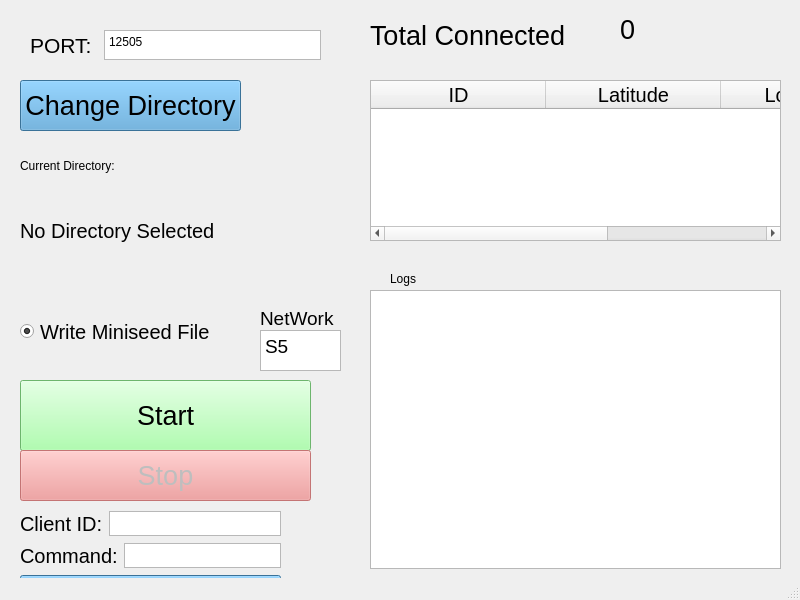
<?xml version="1.0" encoding="UTF-8"?>
<ui version="4.0">
 <class>MainWindow</class>
 <widget class="QMainWindow" name="MainWindow">
  <property name="geometry">
   <rect>
    <x>0</x>
    <y>0</y>
    <width>800</width>
    <height>600</height>
   </rect>
  </property>
  <property name="windowTitle">
   <string>CN Ontario</string>
  </property>
  <widget class="QWidget" name="centralwidget">
   <widget class="QPushButton" name="direc">
    <property name="geometry">
     <rect>
      <x>20</x>
      <y>80</y>
      <width>221</width>
      <height>51</height>
     </rect>
    </property>
    <property name="font">
     <font>
      <pointsize>20</pointsize>
     </font>
    </property>
    <property name="styleSheet">
     <string notr="true">background-color:#51a0d5</string>
    </property>
    <property name="text">
     <string>Change Directory</string>
    </property>
   </widget>
   <widget class="QLabel" name="label_3">
    <property name="geometry">
     <rect>
      <x>20</x>
      <y>150</y>
      <width>291</width>
      <height>31</height>
     </rect>
    </property>
    <property name="text">
     <string>Current Directory:</string>
    </property>
   </widget>
   <widget class="QPushButton" name="start">
    <property name="geometry">
     <rect>
      <x>20</x>
      <y>380</y>
      <width>291</width>
      <height>71</height>
     </rect>
    </property>
    <property name="font">
     <font>
      <pointsize>20</pointsize>
     </font>
    </property>
    <property name="autoFillBackground">
     <bool>false</bool>
    </property>
    <property name="styleSheet">
     <string notr="true">background-color: rgb(152, 254, 152);</string>
    </property>
    <property name="text">
     <string>Start</string>
    </property>
   </widget>
   <widget class="QLabel" name="label_9">
    <property name="geometry">
     <rect>
      <x>390</x>
      <y>270</y>
      <width>67</width>
      <height>17</height>
     </rect>
    </property>
    <property name="text">
     <string>Logs</string>
    </property>
   </widget>
   <widget class="QWidget" name="layoutWidget">
    <property name="geometry">
     <rect>
      <x>30</x>
      <y>20</y>
      <width>291</width>
      <height>51</height>
     </rect>
    </property>
    <layout class="QHBoxLayout" name="horizontalLayout">
     <item>
      <widget class="QLabel" name="label">
       <property name="font">
        <font>
         <pointsize>16</pointsize>
        </font>
       </property>
       <property name="text">
        <string>PORT: </string>
       </property>
      </widget>
     </item>
     <item>
      <widget class="QPlainTextEdit" name="portText">
       <property name="maximumSize">
        <size>
         <width>99999</width>
         <height>30</height>
        </size>
       </property>
       <property name="layoutDirection">
        <enum>Qt::LeftToRight</enum>
       </property>
       <property name="styleSheet">
        <string notr="true"/>
       </property>
       <property name="plainText">
        <string>12505</string>
       </property>
      </widget>
     </item>
    </layout>
   </widget>
   <widget class="QWidget" name="layoutWidget">
    <property name="geometry">
     <rect>
      <x>20</x>
      <y>510</y>
      <width>261</width>
      <height>126</height>
     </rect>
    </property>
    <layout class="QVBoxLayout" name="verticalLayout_2">
     <item>
      <layout class="QHBoxLayout" name="horizontalLayout_2">
       <item>
        <widget class="QLabel" name="label_5">
         <property name="font">
          <font>
           <pointsize>15</pointsize>
          </font>
         </property>
         <property name="text">
          <string>Client ID:</string>
         </property>
        </widget>
       </item>
       <item>
        <widget class="QPlainTextEdit" name="tgtID">
         <property name="maximumSize">
          <size>
           <width>16777215</width>
           <height>25</height>
          </size>
         </property>
         <property name="styleSheet">
          <string notr="true">height:20px;</string>
         </property>
        </widget>
       </item>
      </layout>
     </item>
     <item>
      <layout class="QHBoxLayout" name="horizontalLayout_3">
       <item>
        <widget class="QLabel" name="label_6">
         <property name="font">
          <font>
           <pointsize>15</pointsize>
          </font>
         </property>
         <property name="text">
          <string>Command:</string>
         </property>
        </widget>
       </item>
       <item>
        <widget class="QPlainTextEdit" name="tgtCommand">
         <property name="maximumSize">
          <size>
           <width>16777215</width>
           <height>25</height>
          </size>
         </property>
         <property name="styleSheet">
          <string notr="true">height:20px;</string>
         </property>
        </widget>
       </item>
      </layout>
     </item>
     <item>
      <widget class="QPushButton" name="pushButton_3">
       <property name="font">
        <font>
         <pointsize>20</pointsize>
        </font>
       </property>
       <property name="styleSheet">
        <string notr="true">background-color:#51a0d5; height: 50px;</string>
       </property>
       <property name="text">
        <string>Send Command</string>
       </property>
      </widget>
     </item>
    </layout>
   </widget>
   <widget class="QWidget" name="layoutWidget">
    <property name="geometry">
     <rect>
      <x>630</x>
      <y>20</y>
      <width>331</width>
      <height>41</height>
     </rect>
    </property>
    <layout class="QHBoxLayout" name="horizontalLayout_4"/>
   </widget>
   <widget class="QLabel" name="explbl">
    <property name="geometry">
     <rect>
      <x>20</x>
      <y>190</y>
      <width>261</width>
      <height>81</height>
     </rect>
    </property>
    <property name="font">
     <font>
      <pointsize>15</pointsize>
     </font>
    </property>
    <property name="text">
     <string>No Directory Selected</string>
    </property>
    <property name="wordWrap">
     <bool>true</bool>
    </property>
   </widget>
   <widget class="QTreeWidget" name="cliInfo">
    <property name="geometry">
     <rect>
      <x>370</x>
      <y>80</y>
      <width>411</width>
      <height>161</height>
     </rect>
    </property>
    <property name="sizePolicy">
     <sizepolicy hsizetype="Expanding" vsizetype="Expanding">
      <horstretch>1</horstretch>
      <verstretch>1</verstretch>
     </sizepolicy>
    </property>
    <property name="maximumSize">
     <size>
      <width>1280</width>
      <height>720</height>
     </size>
    </property>
    <property name="sizeIncrement">
     <size>
      <width>10</width>
      <height>10</height>
     </size>
    </property>
    <property name="font">
     <font>
      <pointsize>15</pointsize>
     </font>
    </property>
    <attribute name="headerDefaultSectionSize">
     <number>175</number>
    </attribute>
    <column>
     <property name="text">
      <string>ID</string>
     </property>
     <property name="font">
      <font>
       <pointsize>15</pointsize>
      </font>
     </property>
     <property name="textAlignment">
      <set>AlignCenter</set>
     </property>
    </column>
    <column>
     <property name="text">
      <string>Latitude</string>
     </property>
     <property name="font">
      <font>
       <pointsize>15</pointsize>
      </font>
     </property>
     <property name="textAlignment">
      <set>AlignCenter</set>
     </property>
    </column>
    <column>
     <property name="text">
      <string>Longitude</string>
     </property>
     <property name="font">
      <font>
       <pointsize>15</pointsize>
      </font>
     </property>
     <property name="textAlignment">
      <set>AlignCenter</set>
     </property>
    </column>
    <column>
     <property name="text">
      <string>IP</string>
     </property>
     <property name="font">
      <font>
       <pointsize>15</pointsize>
      </font>
     </property>
     <property name="textAlignment">
      <set>AlignCenter</set>
     </property>
    </column>
   </widget>
   <widget class="QRadioButton" name="mseed">
    <property name="geometry">
     <rect>
      <x>20</x>
      <y>320</y>
      <width>271</width>
      <height>23</height>
     </rect>
    </property>
    <property name="font">
     <font>
      <pointsize>15</pointsize>
     </font>
    </property>
    <property name="text">
     <string>Write Miniseed File</string>
    </property>
    <property name="checked">
     <bool>true</bool>
    </property>
   </widget>
   <widget class="QListWidget" name="timeLog">
    <property name="geometry">
     <rect>
      <x>370</x>
      <y>290</y>
      <width>411</width>
      <height>279</height>
     </rect>
    </property>
    <property name="sizePolicy">
     <sizepolicy hsizetype="Expanding" vsizetype="Expanding">
      <horstretch>1</horstretch>
      <verstretch>1</verstretch>
     </sizepolicy>
    </property>
    <property name="sizeIncrement">
     <size>
      <width>10</width>
      <height>10</height>
     </size>
    </property>
    <property name="font">
     <font>
      <pointsize>14</pointsize>
     </font>
    </property>
    <property name="isWrapping" stdset="0">
     <bool>false</bool>
    </property>
    <property name="uniformItemSizes">
     <bool>false</bool>
    </property>
    <property name="wordWrap">
     <bool>true</bool>
    </property>
   </widget>
   <widget class="QPushButton" name="stop">
    <property name="enabled">
     <bool>false</bool>
    </property>
    <property name="geometry">
     <rect>
      <x>20</x>
      <y>450</y>
      <width>291</width>
      <height>51</height>
     </rect>
    </property>
    <property name="font">
     <font>
      <pointsize>20</pointsize>
     </font>
    </property>
    <property name="styleSheet">
     <string notr="true">background-color: rgb(239, 141, 141);</string>
    </property>
    <property name="text">
     <string>Stop</string>
    </property>
   </widget>
   <widget class="QPlainTextEdit" name="netName">
    <property name="geometry">
     <rect>
      <x>260</x>
      <y>330</y>
      <width>81</width>
      <height>41</height>
     </rect>
    </property>
    <property name="font">
     <font>
      <pointsize>14</pointsize>
     </font>
    </property>
    <property name="plainText">
     <string>S5</string>
    </property>
   </widget>
   <widget class="QLabel" name="nw">
    <property name="geometry">
     <rect>
      <x>260</x>
      <y>310</y>
      <width>81</width>
      <height>17</height>
     </rect>
    </property>
    <property name="font">
     <font>
      <pointsize>14</pointsize>
     </font>
    </property>
    <property name="text">
     <string>NetWork</string>
    </property>
   </widget>
   <widget class="QLabel" name="label_7">
    <property name="geometry">
     <rect>
      <x>370</x>
      <y>20</y>
      <width>231</width>
      <height>31</height>
     </rect>
    </property>
    <property name="font">
     <font>
      <pointsize>20</pointsize>
     </font>
    </property>
    <property name="text">
     <string>Total Connected</string>
    </property>
   </widget>
   <widget class="QLabel" name="totalcli">
    <property name="geometry">
     <rect>
      <x>620</x>
      <y>10</y>
      <width>329</width>
      <height>39</height>
     </rect>
    </property>
    <property name="font">
     <font>
      <pointsize>20</pointsize>
     </font>
    </property>
    <property name="text">
     <string>0</string>
    </property>
   </widget>
  </widget>
  <widget class="QStatusBar" name="statusbar"/>
 </widget>
 <resources/>
 <connections/>
</ui>
